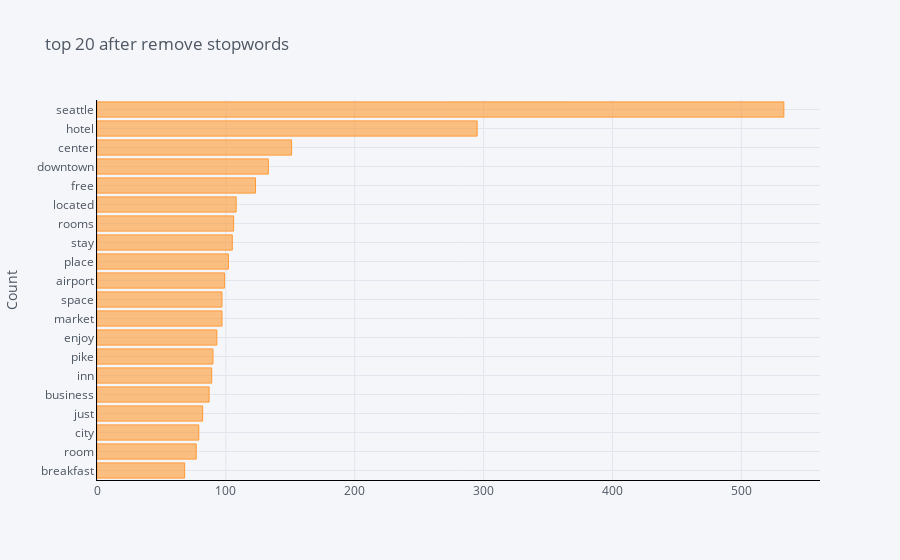

This figure's notebook cell:
### Code cell
common_words=get_top_n_words(df['desc'],20)
df2 = pd.DataFrame(common_words,columns=['desc','count'])
df2.groupby('desc').sum()['count'].sort_values().iplot(kind='barh',yTitle='Count',linecolor='black',title='top 20 after remove stopwords')

### Figure 1 — Plotly figure (JSON) as saved in the notebook; plotly's stock layout.template omitted (floating-point values rounded to 4 significant figures)
{"data": [{"marker": {"color": "rgba(255, 153, 51, 0.6)", "line": {"color": "rgba(255, 153, 51, 1.0)", "width": 1}}, "name": "count", "orientation": "h", "text": "", "type": "bar", "x": [68, 77, 79, 82, 87, 89, 90, 93, 97, 97, 99, 102, 105, 106, 108, 123, 133, 151, 295, 533], "y": ["breakfast", "room", "city", "just", "business", "inn", "pike", "enjoy", "market", "space", "airport", "place", "stay", "rooms", "located", "free", "downtown", "center", "hotel", "seattle"]}], "layout": {"legend": {"bgcolor": "#F5F6F9", "font": {"color": "#4D5663"}}, "paper_bgcolor": "#F5F6F9", "plot_bgcolor": "#F5F6F9", "title": {"font": {"color": "#4D5663"}, "text": "top 20 after remove stopwords"}, "xaxis": {"gridcolor": "#E1E5ED", "linecolor": "black", "showgrid": true, "tickfont": {"color": "#4D5663"}, "title": {"font": {"color": "#4D5663"}, "text": ""}, "zerolinecolor": "#E1E5ED"}, "yaxis": {"gridcolor": "#E1E5ED", "linecolor": "black", "showgrid": true, "tickfont": {"color": "#4D5663"}, "title": {"font": {"color": "#4D5663"}, "text": "Count"}, "zerolinecolor": "#E1E5ED"}}}
